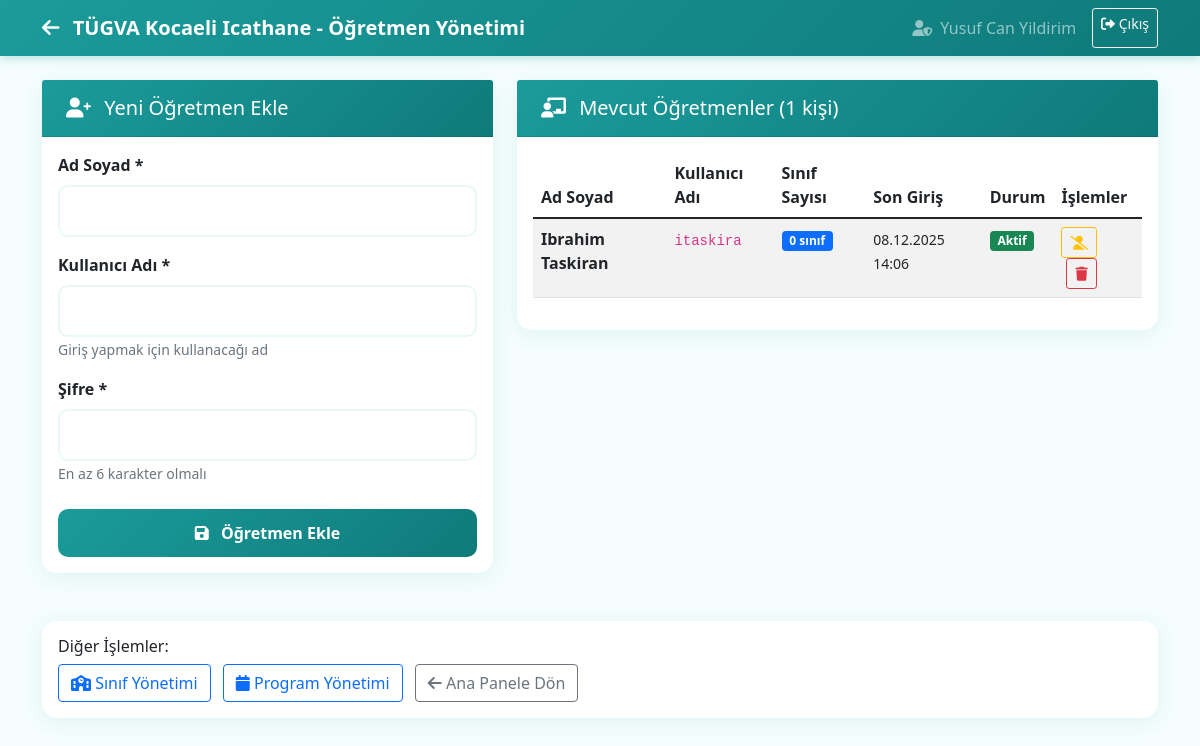
The app's page /dashboard/manage-teachers.php (signed in) with its own data.
### tables this page shows
CREATE TABLE `users` (
  `id` int(11) NOT NULL,
  `username` varchar(50) NOT NULL,
  `password_hash` varchar(255) NOT NULL,
  `full_name` varchar(100) NOT NULL,
  `role` enum('superuser','teacher') NOT NULL DEFAULT 'teacher',
  `is_active` tinyint(1) DEFAULT 1,
  `created_at` timestamp NOT NULL DEFAULT current_timestamp(),
  `last_login` timestamp NULL DEFAULT NULL
);

### classes/UserManager.php (called while the page is built, shortened)
<?php
class UserManager {
    private $db;
    public function __construct($database) {
        $this->db = $database;
    }
    public function getAllTeachers() {
        $stmt = $this->db->prepare("
            SELECT
                u.id,
                u.username,
                u.full_name,
                u.is_active,
                u.last_login,
                COUNT(tc.class_id) as class_count
            FROM users u
            LEFT JOIN teacher_classes tc ON u.id = tc.teacher_id
            WHERE u.role = 'teacher'
            GROUP BY u.id
            ORDER BY u.full_name
        ");
        $stmt->execute();
        return $stmt->fetchAll();
    }
}
?>

### dashboard/manage-teachers.php (the view, shortened to what this page needs)
<?php
require_once '../config/database.php';
require_once '../classes/UserManager.php';
$userManager = new UserManager($pdo);
$teachers = $userManager->getAllTeachers();
?>
<!DOCTYPE html>
<html lang="tr">
<head>
    <link href="https://cdn.jsdelivr.net/npm/bootstrap@5.1.3/dist/css/bootstrap.min.css" rel="stylesheet">
    <link href="https://cdnjs.cloudflare.com/ajax/libs/font-awesome/6.0.0/css/all.min.css" rel="stylesheet">
</head>
<body>
    <nav class="navbar navbar-expand-lg navbar-dark">
        <div class="container">
            <a class="navbar-brand fw-bold" href="superuser.php">
                <i class="fas fa-arrow-left me-2"></i>
                TÜGVA Kocaeli Icathane - Öğretmen Yönetimi
            </a>
            <div class="navbar-nav ms-auto">
                <span class="navbar-text me-3">
                    <i class="fas fa-user-shield me-1"></i>
                    <?php echo htmlspecialchars($_SESSION['full_name']); ?>
                </span>
                <a href="../auth/logout.php" class="btn btn-outline-light btn-sm">
                    <i class="fas fa-sign-out-alt"></i> Çıkış
                </a>
            </div>
        </div>
    </nav>
    <div class="container mt-4">
        <div class="row">
            <div class="col-md-5">
                <div class="card">
                    <div class="card-header">
                        <h5 class="mb-0">
                            <i class="fas fa-user-plus me-2"></i>
                            Yeni Öğretmen Ekle
                        </h5>
                    </div>
                    <div class="card-body">
                        <form method="POST" action="">
                            <div class="mb-3">
                                <label for="full_name" class="form-label fw-bold">Ad Soyad *</label>
                                <input type="text" class="form-control" id="full_name" name="full_name" required>
                            </div>
                            <div class="mb-3">
                                <label for="username" class="form-label fw-bold">Kullanıcı Adı *</label>
                                <input type="text" class="form-control" id="username" name="username" required>
                                <small class="text-muted">Giriş yapmak için kullanacağı ad</small>
                            </div>
                            <div class="mb-4">
                                <label for="password" class="form-label fw-bold">Şifre *</label>
                                <input type="password" class="form-control" id="password" name="password" required>
                                <small class="text-muted">En az 6 karakter olmalı</small>
                            </div>
                            <button type="submit" name="add_teacher" class="btn btn-tugva w-100">
                                <i class="fas fa-save me-2"></i>
                                Öğretmen Ekle
                            </button>
                        </form>
                    </div>
                </div>
            </div>
            <div class="col-md-7">
                <div class="card">
                    <div class="card-header">
                        <h5 class="mb-0">
                            <i class="fas fa-chalkboard-teacher me-2"></i>
                            Mevcut Öğretmenler (<?php echo count($teachers); ?> kişi)
                        </h5>
                    </div>
                    <div class="card-body">
                        <?php if (empty($teachers)): ?>
                            <div class="text-center text-muted py-4">
                                <i class="fas fa-users-slash fa-3x mb-3"></i>
                                <p>Henüz öğretmen eklenmemiş.</p>
                            </div>
                        <?php else: ?>
                            <div class="table-responsive">
                                <table class="table table-striped">
                                    <thead>
                                        <tr>
                                            <th>Ad Soyad</th>
                                            <th>Kullanıcı Adı</th>
                                            <th>Sınıf Sayısı</th>
                                            <th>Son Giriş</th>
                                            <th>Durum</th>
                                            <th>İşlemler</th>
                                        </tr>
                                    </thead>
                                    <tbody>
                                        <?php foreach ($teachers as $teacher): ?>
                                        <tr>
                                            <td>
                                                <strong><?php echo htmlspecialchars($teacher['full_name']); ?></strong>
                                            </td>
                                            <td>
                                                <code><?php echo htmlspecialchars($teacher['username']); ?></code>
                                            </td>
                                            <td>
                                                <span class="badge bg-primary"><?php echo $teacher['class_count']; ?> sınıf</span>
                                            </td>
                                            <td>
                                                <?php if ($teacher['last_login']): ?>
                                                    <small><?php echo date('d.m.Y H:i', strtotime($teacher['last_login'])); ?></small>
                                                <?php else: ?>
                                                    <small class="text-muted">Hiç giriş yapmadı</small>
                                                <?php endif; ?>
                                            </td>
                                            <td>
                                                <?php if ($teacher['is_active']): ?>
                                                    <span class="badge bg-success">Aktif</span>
                                                <?php else: ?>
                                                    <span class="badge bg-danger">Pasif</span>
                                                <?php endif; ?>
                                            </td>
                                            <td>
                                                <?php if ($teacher['is_active']): ?>
                                                    <form method="POST" style="display: inline;" onsubmit="return confirm('<?php echo htmlspecialchars($teacher['full_name']); ?> adlı öğretmeni deaktif etmek istediğinizden emin misiniz?\\n\\nNot: Yoklama almış dersleri varsa işlem iptal edilecektir.')">
                                                        <button type="submit" name="deactivate_teacher" class="btn btn-sm btn-outline-warning" title="Güvenli Silme">
                                                            <i class="fas fa-user-slash"></i>
                                                        </button>
                                                    </form>
                                                    <form method="POST" style="display: inline; margin-left: 5px;" onsubmit="return confirm('⚠️ DİKKAT! Bu işlem geri alınamaz!\\n\\n<?php echo htmlspecialchars($teacher['full_name']); ?> adlı öğretmeni ve tüm verilerini kalıcı olarak silmek istediğinizden emin misiniz?\\n\\nTüm ders programları, atamalar silinecektir!')">
                                                        <button type="submit" name="delete_teacher_permanently" class="btn btn-sm btn-outline-danger" title="Kalıcı Silme">
                                                            <i class="fas fa-trash"></i>
                                                        </button>
                                                    </form>
                                                <?php else: ?>
                                                    <span class="text-muted">Pasif Kullanıcı</span>
                                                <?php endif; ?>
                                            </td>
                                        </tr>
                                        <?php endforeach; ?>
                                    </tbody>
                                </table>
                            </div>
                        <?php endif; ?>
                    </div>
                </div>
            </div>
        </div>
        <div class="row mt-4">
            <div class="col-12">
                <div class="card">
                    <div class="card-body">
                        <h6>Diğer İşlemler:</h6>
                        <a href="manage-classes.php" class="btn btn-outline-primary me-2">
                            <i class="fas fa-school"></i> Sınıf Yönetimi
                        </a>
                        <a href="manage-schedules.php" class="btn btn-outline-primary me-2">
                            <i class="fas fa-calendar"></i> Program Yönetimi
                        </a>
                        <a href="superuser.php" class="btn btn-outline-secondary">
                            <i class="fas fa-arrow-left"></i> Ana Panele Dön
                        </a>
                    </div>
                </div>
            </div>
        </div>
    </div>
</body>
</html>

### dashboard/manage-teachers.php (style rules this page uses)
:root { --tugva-primary: #1B9B9B; --tugva-secondary: #0F7A7A; --tugva-light: #F5FDFD; --tugva-accent: #E8F8F8; }
body { background-color: var(--tugva-light); font-family: 'Segoe UI', Tahoma, Geneva, Verdana, sans-serif; }
.navbar { background: linear-gradient(135deg, var(--tugva-primary), var(--tugva-secondary)); box-shadow: 0 2px 10px rgba(27, 155, 155, 0.3); }
.card { border: none; border-radius: 15px; box-shadow: 0 4px 20px rgba(27, 155, 155, 0.1); margin-bottom: 1.5rem; }
.card-header { background: linear-gradient(135deg, var(--tugva-primary), var(--tugva-secondary)); color: white; border-radius: 15px 15px 0 0; padding: 1rem 1.5rem; }
.btn-tugva { background: linear-gradient(135deg, var(--tugva-primary), var(--tugva-secondary)); border: none; color: white; border-radius: 10px; padding: 0.75rem 1.5rem; font-weight: 600; transition: all 0.3s ease; }
.form-control, .form-select { border: 2px solid var(--tugva-accent); border-radius: 10px; padding: 0.75rem; }

### records on screen
users: full_name "Ibrahim Taskiran", username "itaskira", class_count "0", last_login "08.12.2025 14:06", is_active "Aktif"

### other values on screen
$_SESSION['full_name'] "Yusuf Can Yildirim"
count($teachers) "1"
